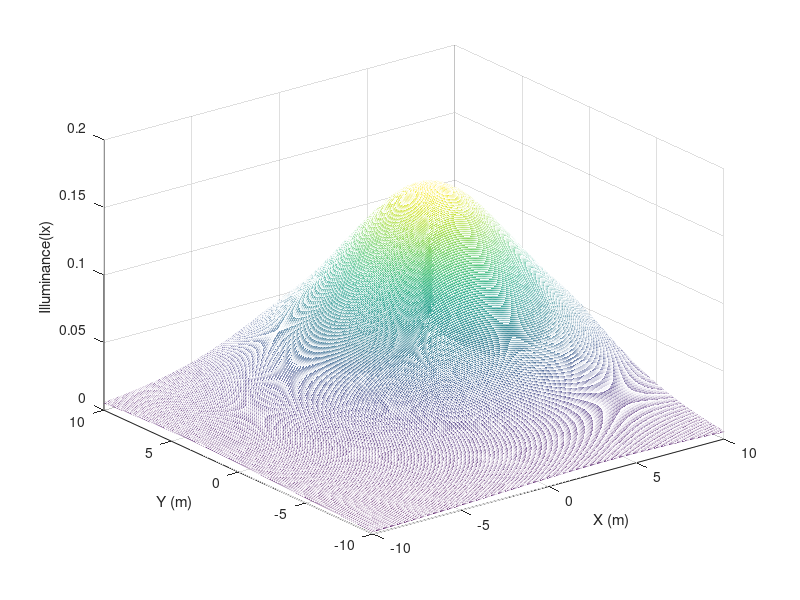
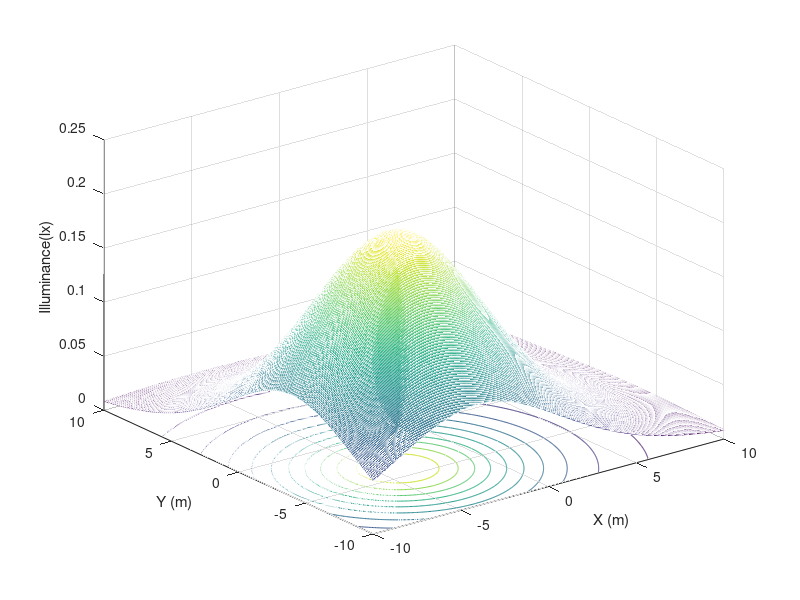
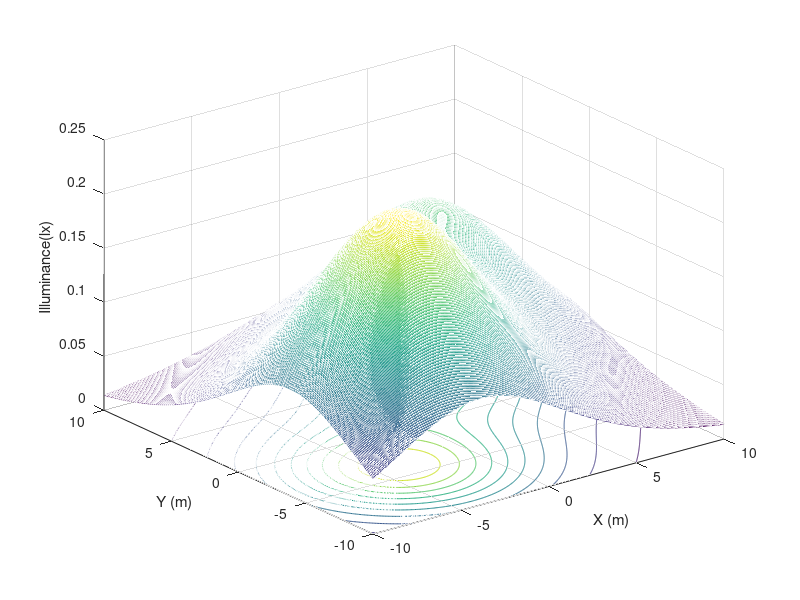

These charts were generated, in order, by the following MATLAB code:
% semi-angle at half power
theta=35;
%Lambertian order of emission
m=-log10(2)/log10(cosd(theta));

%Center luminous intensity y total según número de LEDs
I0=0.73;
I0_total_1=20*I0;
I0_total_2=30*I0;
% room dimension in metre
lx=10; ly=10;
%the distance between source and receiver plane
h=10;
% position of LED1
XTrans1=4; YTrans1=4;
XTrans2 = -4; YTrans2 = -4;
% number of grid in the receiver plane (cada 2 centímetros)
Nx=lx*20; Ny=ly*20;
x=-lx:lx/Nx:lx; 
y=-ly:ly/Ny:ly;
[XRec,YRec]=meshgrid(x,y);
% distance vector from source 1
Vector_Distancia_1=sqrt((XRec-XTrans1(1,1)).^2+(YRec-YTrans1(1,1)).^2+h^2);
Vector_Distancia_2=sqrt((XRec-XTrans2(1,1)).^2+(YRec-YTrans2(1,1)).^2+h^2);
% vector que contiene el angulo de irradiancia (del LED) para cada posición
coseno_phi_1=h./Vector_Distancia_1;
coseno_phi_2=h./Vector_Distancia_2;
% FLUJO LUMINOSO o ILUMINANCIA (en lux)
E_lux_1=(I0_total_1*coseno_phi_1.^m)./(Vector_Distancia_1.^2);
E_lux_2=(I0_total_2*coseno_phi_2.^m)./(Vector_Distancia_2.^2);
figure (1)
meshc(x,y,E_lux_1);
xlabel('X (m)');
ylabel('Y (m)');
zlabel('Illuminance(lx)');

figure (2)
meshc(x,y,E_lux_2);
xlabel('X (m)');
ylabel('Y (m)');
zlabel('Illuminance(lx)');

figure (3)
meshc(x,y,E_lux_1+E_lux_2);
xlabel('X (m)');
ylabel('Y (m)');
zlabel('Illuminance(lx)');
%%

%% LOS Channel
theta= 70; % semi-angle at half power 
m=-log10(2)/log10(cosd(theta)); %Lambertian order of emission 
Adet=1e-4; %detector physical area of a PD
h = 0.2; %heigh
angle_vector = -pi/2:0.1:pi/2; %angle in rad from led to plain
distance = h./cos(angle_vector); % hipt=alt/cos(ang)

% Optics parameters
Ts=1; %gain of an optical filter; ignore if no filter is used 
index=1.5; %refractive index of a lens at a PD; ignore if no lens is used 
FOV=60*pi/180; %FOV of a receiver

%Calculate H and R
G_Con = (index^2)/sin(FOV); %gain of an optical concentrator
R = (m+1)/(2*pi).*cos(angle_vector).^m;
A_eff = Adet*cos(angle_vector);
H_DC = R.*A_eff.*Ts.*G_Con./(distance.^2); %H_DC for different angles


